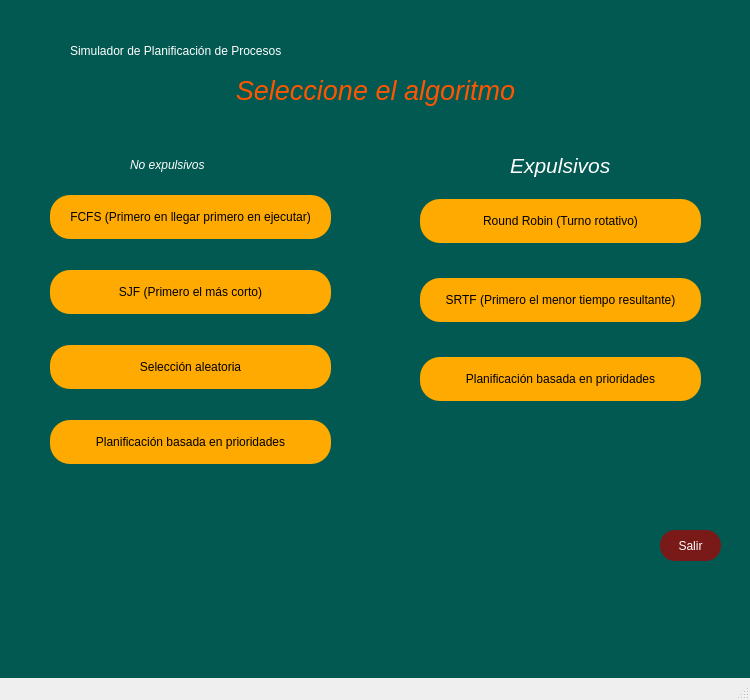
<?xml version="1.0" encoding="UTF-8"?>
<ui version="4.0">
 <class>MainWindow</class>
 <widget class="QMainWindow" name="MainWindow">
  <property name="geometry">
   <rect>
    <x>0</x>
    <y>0</y>
    <width>750</width>
    <height>700</height>
   </rect>
  </property>
  <property name="minimumSize">
   <size>
    <width>750</width>
    <height>700</height>
   </size>
  </property>
  <property name="maximumSize">
   <size>
    <width>750</width>
    <height>600</height>
   </size>
  </property>
  <property name="windowTitle">
   <string>MainWindow</string>
  </property>
  <property name="styleSheet">
   <string notr="true">QWidget#centralwidget{
	background-color: rgb(2, 89, 81);
}</string>
  </property>
  <widget class="QWidget" name="centralwidget">
   <widget class="QLabel" name="label">
    <property name="geometry">
     <rect>
      <x>70</x>
      <y>10</y>
      <width>601</width>
      <height>81</height>
     </rect>
    </property>
    <property name="styleSheet">
     <string notr="true">font: 24pt &quot;Sitka Text&quot;;
color: white;</string>
    </property>
    <property name="text">
     <string>Simulador de Planificación de Procesos</string>
    </property>
   </widget>
   <widget class="QLabel" name="label_2">
    <property name="geometry">
     <rect>
      <x>10</x>
      <y>70</y>
      <width>731</width>
      <height>41</height>
     </rect>
    </property>
    <property name="toolTip">
     <string>&lt;html&gt;&lt;head/&gt;&lt;body&gt;&lt;p align=&quot;right&quot;&gt;&lt;br/&gt;&lt;/p&gt;&lt;/body&gt;&lt;/html&gt;</string>
    </property>
    <property name="styleSheet">
     <string notr="true">font: 600 18pt &quot;Segoe UI Semibold&quot;;
color: rgb(255, 85, 0);
text-align: center;</string>
    </property>
    <property name="text">
     <string>&lt;html&gt;&lt;head/&gt;&lt;body&gt;&lt;p align=&quot;center&quot;&gt;&lt;span style=&quot; font-size:20pt; font-style:italic;&quot;&gt;Seleccione el algoritmo&lt;/span&gt;&lt;/p&gt;&lt;/body&gt;&lt;/html&gt;</string>
    </property>
   </widget>
   <widget class="QWidget" name="no_expulsivo" native="true">
    <property name="geometry">
     <rect>
      <x>50</x>
      <y>170</y>
      <width>281</width>
      <height>321</height>
     </rect>
    </property>
    <property name="styleSheet">
     <string notr="true"/>
    </property>
    <layout class="QVBoxLayout" name="verticalLayout">
     <item>
      <widget class="QPushButton" name="algoritmo1">
       <property name="styleSheet">
        <string notr="true">font: 600 8pt &quot;Yu Gothic UI Semibold&quot;;
color: black;
border-radius: 20px;
background-color: rgb(255, 170, 0);
padding: 15px;</string>
       </property>
       <property name="text">
        <string>FCFS (Primero en llegar primero en ejecutar)</string>
       </property>
      </widget>
     </item>
     <item>
      <widget class="QPushButton" name="algoritmo2">
       <property name="styleSheet">
        <string notr="true">font: 600 8pt &quot;Yu Gothic UI Semibold&quot;;
color: black;
border-radius: 20px;
background-color: rgb(255, 170, 0);
padding: 15px;</string>
       </property>
       <property name="text">
        <string>SJF (Primero el más corto)</string>
       </property>
      </widget>
     </item>
     <item>
      <widget class="QPushButton" name="algoritmo3">
       <property name="styleSheet">
        <string notr="true">font: 600 8pt &quot;Yu Gothic UI Semibold&quot;;
color: black;
border-radius: 20px;
background-color: rgb(255, 170, 0);
padding: 15px;</string>
       </property>
       <property name="text">
        <string>Selección aleatoria</string>
       </property>
      </widget>
     </item>
     <item>
      <widget class="QPushButton" name="algoritmo4">
       <property name="styleSheet">
        <string notr="true">font: 600 8pt &quot;Yu Gothic UI Semibold&quot;;
color: black;
border-radius: 20px;
background-color: rgb(255, 170, 0);
padding: 15px;</string>
       </property>
       <property name="text">
        <string>Planificación basada en prioridades</string>
       </property>
      </widget>
     </item>
    </layout>
   </widget>
   <widget class="QLabel" name="label_4">
    <property name="geometry">
     <rect>
      <x>510</x>
      <y>150</y>
      <width>111</width>
      <height>31</height>
     </rect>
    </property>
    <property name="styleSheet">
     <string notr="true">font: 600 18pt &quot;Segoe UI Semibold&quot;;
color: white;</string>
    </property>
    <property name="text">
     <string>&lt;html&gt;&lt;head/&gt;&lt;body&gt;&lt;p&gt;&lt;span style=&quot; font-size:16pt; font-style:italic;&quot;&gt;Expulsivos&lt;/span&gt;&lt;/p&gt;&lt;/body&gt;&lt;/html&gt;</string>
    </property>
   </widget>
   <widget class="QLabel" name="label_3">
    <property name="geometry">
     <rect>
      <x>130</x>
      <y>150</y>
      <width>151</width>
      <height>31</height>
     </rect>
    </property>
    <property name="styleSheet">
     <string notr="true">font: 600 16pt &quot;Segoe UI Semibold&quot;;
color: white;</string>
    </property>
    <property name="text">
     <string>&lt;html&gt;&lt;head/&gt;&lt;body&gt;&lt;p&gt;&lt;span style=&quot; font-style:italic;&quot;&gt;No expulsivos&lt;/span&gt;&lt;/p&gt;&lt;/body&gt;&lt;/html&gt;</string>
    </property>
   </widget>
   <widget class="QWidget" name="no_expulsivo_2" native="true">
    <property name="geometry">
     <rect>
      <x>420</x>
      <y>170</y>
      <width>281</width>
      <height>261</height>
     </rect>
    </property>
    <layout class="QVBoxLayout" name="verticalLayout_2">
     <item>
      <widget class="QPushButton" name="algoritmo5">
       <property name="styleSheet">
        <string notr="true">font: 600 8pt &quot;Yu Gothic UI Semibold&quot;;
color: black;
border-radius: 20px;
background-color: rgb(255, 170, 0);
padding: 15px;</string>
       </property>
       <property name="text">
        <string>Round Robin (Turno rotativo)</string>
       </property>
      </widget>
     </item>
     <item>
      <widget class="QPushButton" name="algoritmo6">
       <property name="styleSheet">
        <string notr="true">font: 600 8pt &quot;Yu Gothic UI Semibold&quot;;
color: black;
border-radius: 20px;
background-color: rgb(255, 170, 0);
padding: 15px;</string>
       </property>
       <property name="text">
        <string>SRTF (Primero el menor tiempo resultante)</string>
       </property>
      </widget>
     </item>
     <item>
      <widget class="QPushButton" name="algoritmo7">
       <property name="mouseTracking">
        <bool>false</bool>
       </property>
       <property name="styleSheet">
        <string notr="true">font: 600 8pt &quot;Yu Gothic UI Semibold&quot;;
color: black;
border-radius: 20px;
background-color: rgb(255, 170, 0);
padding: 15px;</string>
       </property>
       <property name="text">
        <string>Planificación basada en prioridades</string>
       </property>
      </widget>
     </item>
    </layout>
   </widget>
   <widget class="QPushButton" name="salir">
    <property name="geometry">
     <rect>
      <x>660</x>
      <y>530</y>
      <width>61</width>
      <height>31</height>
     </rect>
    </property>
    <property name="styleSheet">
     <string notr="true">font: 600 8pt &quot;Yu Gothic UI Semibold&quot;;
color: white;
border-radius: 15px;
padding: 8px;
background-color: rgba(170, 0, 0, 180);</string>
    </property>
    <property name="text">
     <string>Salir</string>
    </property>
   </widget>
  </widget>
  <widget class="QMenuBar" name="menubar">
   <property name="geometry">
    <rect>
     <x>0</x>
     <y>0</y>
     <width>750</width>
     <height>21</height>
    </rect>
   </property>
  </widget>
  <widget class="QStatusBar" name="statusbar"/>
 </widget>
 <resources/>
 <connections/>
</ui>
